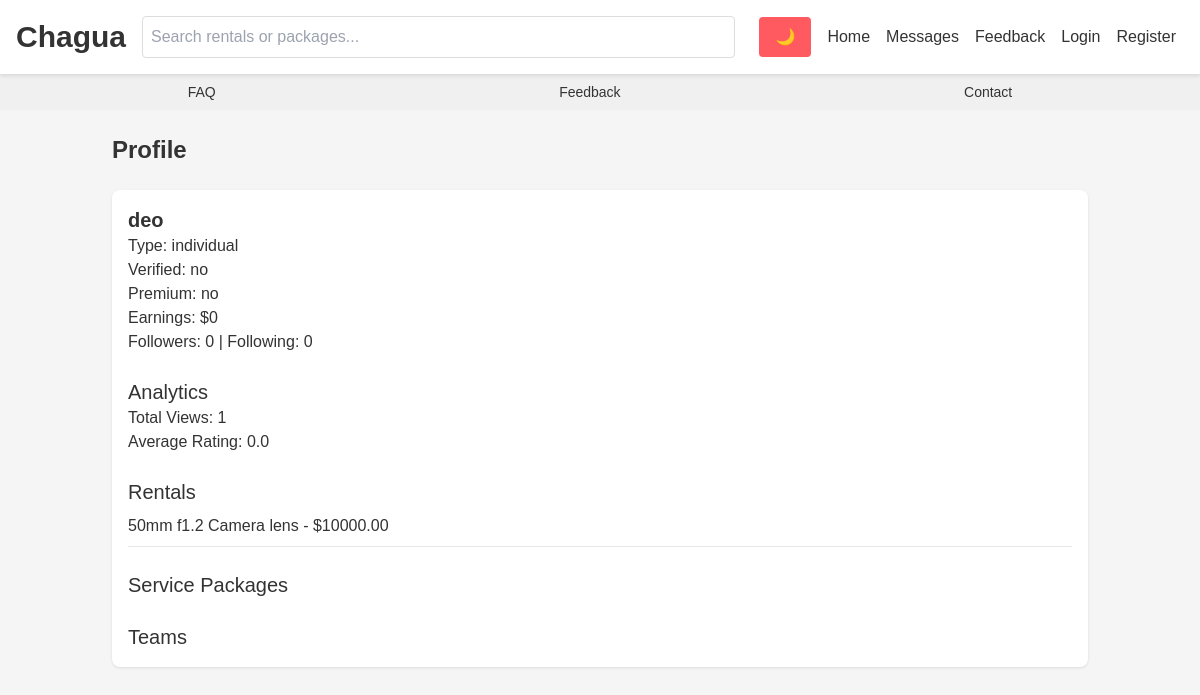
/profile/deo/, run on the app's committed database.
### core/models.py (models this page shows, shortened)
class User(AbstractUser):
    USER_TYPE_CHOICES = (('individual', 'Individual'), ('business', 'Business'))
    BADGE_CHOICES = (('blue', 'Blue'), ('green', 'Green'), ('gold', 'Gold'))
    user_type = models.CharField(max_length=10, choices=USER_TYPE_CHOICES, default='individual')
    email = models.EmailField(unique=True)
    phone_number = models.CharField(max_length=15, blank=True)
    profile_picture = models.ImageField(upload_to='profile_pics/', blank=True, null=True)
    is_verified = models.BooleanField(default=False)
    verification_document = models.FileField(upload_to='verification_docs/', blank=True, null=True)
    trust_badge = models.BooleanField(default=False)
    badge_color = models.CharField(max_length=10, choices=BADGE_CHOICES, blank=True, null=True)
    is_premium = models.BooleanField(default=False)
    bio = models.TextField(blank=True)
    is_custom_admin = models.BooleanField(default=False)
    admin_permissions = models.JSONField(default=dict)
    followers = models.ManyToManyField('self', symmetrical=False, related_name='following', blank=True)
    theme_preference = models.CharField(max_length=10, choices=(('light', 'Light'), ('dark', 'Dark')), default='light')
    perfect_activity_since = models.DateTimeField(null=True, blank=True)
    city = models.CharField(max_length=100, blank=True)
    country = models.CharField(max_length=100, blank=True)
    def check_trust_badge(self):
        if not self.perfect_activity_since:
            self.perfect_activity_since = timezone.now()
        if (timezone.now() - self.perfect_activity_since).days >= 365 and not self.trust_badge:
            self.trust_badge = True
            self.save()

class Rental(models.Model):
    owner = models.ForeignKey(User, on_delete=models.CASCADE, related_name='rentals')
    team = models.ForeignKey(Team, on_delete=models.SET_NULL, null=True, blank=True, related_name='rentals')
    category = models.ForeignKey(Category, on_delete=models.SET_NULL, null=True)
    title = models.CharField(max_length=255)
    description = models.TextField()
    price = models.DecimalField(max_digits=10, decimal_places=2, validators=[MinValueValidator(0)])
    city = models.CharField(max_length=100, blank=True)
    country = models.CharField(max_length=100, blank=True)
    latitude = models.FloatField(null=True, blank=True)
    longitude = models.FloatField(null=True, blank=True)
    created_at = models.DateTimeField(auto_now_add=True)
    media = models.ManyToManyField('Media', blank=True)
    likes = models.ManyToManyField(User, related_name='liked_rentals', blank=True)
    views = models.PositiveIntegerField(default=0)
    is_verified = models.BooleanField(default=False)
    is_featured = models.BooleanField(default=False)
    boosted = models.BooleanField(default=False)

### core/views.py (the view, shortened to what this page needs)
# urls.py: path('profile/<str:username>/', views.profile, name='profile'),
def profile(request, username):
    user = get_object_or_404(User, username=username)
    rentals = user.rentals.all()
    packages = user.service_packages.all()
    teams = user.owned_teams.all()
    earnings = Payment.objects.filter(rental__owner=user, status='approved').aggregate(Sum('amount'))['amount__sum'] or 0
    analytics = {
        'views': rentals.aggregate(Sum('views'))['views__sum'] or 0,
        'avg_rating': Review.objects.filter(rental__owner=user).aggregate(Avg('rating'))['rating__avg'] or 0
    }
    user.check_trust_badge()
    subscription = UserSubscription.objects.filter(user=user, end_date__gt=timezone.now()).first()
    return render(request, 'core/profile.html', {
        'profile_user': user, 'rentals': rentals, 'packages': packages, 'earnings': earnings, 'analytics': analytics,
        'teams': teams, 'subscription': subscription
    })

### core/templates/core/profile.html (shortened to what this page needs)
{% extends 'core/base.html' %}
{% load i18n %}
{% block content %}
    <h1 class="text-2xl font-bold mb-6">{% trans "Profile" %}</h1>
    <div class="card">
        <div class="flex items-center mb-4">
            <div>
                <h2 class="text-xl font-semibold">{{ profile_user.username }} </h2>
                <p>{% trans "Type" %}: {{ profile_user.user_type }}</p>
                <p>{% trans "Verified" %}: {{ profile_user.is_verified|yesno }}</p>
                <p>{% trans "Premium" %}: {{ profile_user.is_premium|yesno }}</p>
                <p>{% trans "Earnings" %}: ${{ earnings }}</p>
                <p>{% trans "Followers" %}: {{ profile_user.followers.count }} | {% trans "Following" %}: {{ profile_user.following.count }}</p>
            </div>
        </div>
        <h3 class="text-xl mt-6">{% trans "Analytics" %}</h3>
        <p>{% trans "Total Views" %}: {{ analytics.views }}</p>
        <p>{% trans "Average Rating" %}: {{ analytics.avg_rating|floatformat:1 }}</p>
        <h3 class="text-xl mt-6">{% trans "Rentals" %}</h3>
        {% for rental in rentals %}
            <div class="border-b py-2">
                <p>{{ rental.title }} - ${{ rental.price }}</p>
            </div>
        {% endfor %}
        <h3 class="text-xl mt-6">{% trans "Service Packages" %}</h3>
        <h3 class="text-xl mt-6">{% trans "Teams" %}</h3>
    </div>
{% endblock %}

### core/static/css/styles.css (style rules this page uses)
:root { --bg-light: #f5f5f5; --bg-dark: #1a1a1a; --text-light: #333; --text-dark: #e5e5e5; --card-light: #fff; --card-dark: #333; --primary: #ff5a5f; --primary-hover: #e04e52; }
body { font-family: 'Arial', sans-serif; background: var(--bg-light); color: var(--text-light); transition: all 0.3s ease; }
.card { background: var(--card-light); border-radius: 8px; padding: 1rem; margin-bottom: 1rem; box-shadow: 0 1px 3px rgba(0,0,0,0.1); }

### data on the page
User: username "deo", user_type "individual", is_verified "no", is_premium "no", followers.count "0", following.count "0"
Rental: title "50mm f1.2 Camera lens", price "10000.00"

### other printed values
{{ earnings }} "0"
{{ analytics.views }} "1"
{{ analytics.avg_rating|floatformat:1 }} "0.0"
